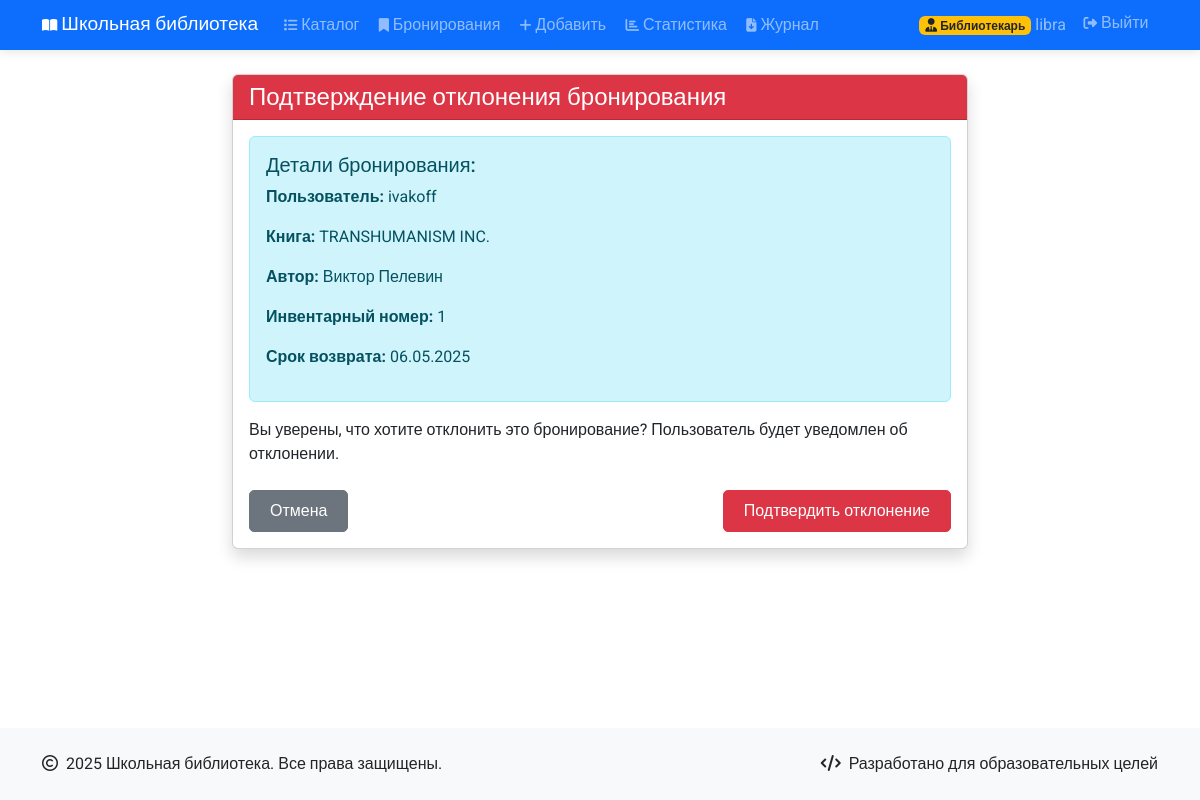
Page /library/reservations/1/reject/ (signed in) on the committed database.
### library/models.py (models this page shows, shortened)
class CustomUser(AbstractUser):
    USER_TYPE_CHOICES = (
        ('student', 'Ученик'),
        ('teacher', 'Учитель'),
        ('librarian', 'Библиотекарь'),
    )
    user_type = models.CharField(max_length=10, choices=USER_TYPE_CHOICES)
    grade = models.IntegerField(null=True, blank=True)
    identification_document = models.OneToOneField(
        IdentificationDocument,
        on_delete=models.SET_NULL,
        null=True,
        blank=True,
        verbose_name="Удостоверение"
    )

class Reservation(models.Model):
    STATUS_CHOICES = (
        ('pending', 'На рассмотрении'),
        ('approved', 'Одобрено'),
        ('rejected', 'Отклонено'),
        ('returned', 'Возвращено'),
    )
    user = models.ForeignKey(CustomUser, on_delete=models.CASCADE, verbose_name="Пользователь")
    book_copy = models.ForeignKey(BookCopy, on_delete=models.CASCADE, verbose_name="Экземпляр книги")
    reserved_at = models.DateTimeField(auto_now_add=True, verbose_name="Дата бронирования")
    due_date = models.DateField(verbose_name="Срок возврата")
    returned_at = models.DateTimeField(null=True, blank=True, verbose_name="Дата возврата")
    status = models.CharField(max_length=10, choices=STATUS_CHOICES, default='pending', verbose_name="Статус бронирования")
    class Meta:
        verbose_name = "Бронирование"
        verbose_name_plural = "Бронирования"
        ordering = ['-reserved_at']

class BookCopy(models.Model):
    book = models.ForeignKey(Book, on_delete=models.CASCADE, related_name="copies", verbose_name="Книга")
    inventory_number = models.CharField(max_length=50, unique=True, verbose_name="Инвентарный номер")
    is_available = models.BooleanField(default=True, verbose_name="Доступна")
    class Meta:
        verbose_name = "Экземпляр книги"
        verbose_name_plural = "Экземпляры книг"

class Book(models.Model):
    title = models.CharField(max_length=200, verbose_name="Название книги")
    author = models.ForeignKey(Author, on_delete=models.CASCADE, verbose_name="Автор")
    subject = models.ForeignKey(Subject, on_delete=models.CASCADE, verbose_name="Предмет")
    grade = models.IntegerField(verbose_name="Класс")
    book_file = models.FileField(
        upload_to=f'{settings.BOOKS_DIR}/%Y/%m/',
        validators=[FileExtensionValidator(allowed_extensions=settings.ALLOWED_BOOK_FORMATS)],
        verbose_name="Файл книги",
        null=True,
        blank=True
    )
    cover = models.ImageField(
        upload_to=f'{settings.COVERS_DIR}/%Y/%m/',
        validators=[FileExtensionValidator(allowed_extensions=settings.ALLOWED_IMAGE_FORMATS)],
        verbose_name="Обложка книги",
        null=True,
        blank=True
    )
    excerpt = models.FileField(
        upload_to=f'{settings.EXCERPTS_DIR}/%Y/%m/',
        validators=[FileExtensionValidator(allowed_extensions=['pdf'])],
        verbose_name="Отрывок книги",
        null=True,
        blank=True
    )
    created_at = models.DateTimeField(auto_now_add=True, verbose_name="Дата добавления")
    updated_at = models.DateTimeField(auto_now=True, verbose_name="Дата обновления")
    class Meta:
        verbose_name = "Книга"
        verbose_name_plural = "Книги"
        ordering = ['-created_at']

class Author(models.Model):
    name = models.CharField(max_length=200, verbose_name="Имя автора")
    class Meta:
        verbose_name = "Автор"
        verbose_name_plural = "Авторы"

### library/views.py (the view, shortened to what this page needs)
# urls.py: path('reservations/<int:reservation_id>/reject/', views.reject_reservation, name='reject-reservation'),
@login_required
@user_passes_test(is_librarian)
def reject_reservation(request, reservation_id):
    reservation = get_object_or_404(Reservation, id=reservation_id)
    return render(request, 'library/reject_reservation_confirm.html', {'reservation': reservation})

### library/views.py (called while the page is built)
def is_librarian(user):
    return user.is_authenticated and user.user_type == 'librarian'

### templates/library/reject_reservation_confirm.html (shortened to what this page needs)
{% extends 'base.html' %}
{% block content %}
<div class="row justify-content-center">
    <div class="col-md-8">
        <div class="card shadow">
            <div class="card-header bg-danger text-white">
                <h2 class="mb-0 fs-4">Подтверждение отклонения бронирования</h2>
            </div>
            <div class="card-body">
                <div class="alert alert-info">
                    <h5>Детали бронирования:</h5>
                    <p><strong>Пользователь:</strong> {{ reservation.user.username }}</p>
                    <p><strong>Книга:</strong> {{ reservation.book_copy.book.title }}</p>
                    <p><strong>Автор:</strong> {{ reservation.book_copy.book.author.name }}</p>
                    <p><strong>Инвентарный номер:</strong> {{ reservation.book_copy.inventory_number }}</p>
                    <p><strong>Срок возврата:</strong> {{ reservation.due_date|date:"d.m.Y" }}</p>
                </div>
                <p>Вы уверены, что хотите отклонить это бронирование? Пользователь будет уведомлен об отклонении.</p>
                <form method="post">
                    <div class="d-flex justify-content-between mt-4">
                        <a href="{% url 'reservation-list' %}" class="btn btn-secondary">Отмена</a>
                        <button type="submit" class="btn btn-danger">Подтвердить отклонение</button>
                    </div>
                </form>
            </div>
        </div>
    </div>
</div>
{% endblock %}

### templates/base.html (shortened to what this page needs)
{% load static %}
<!DOCTYPE html>
<html lang="ru">
<head>
    <link href="https://cdn.jsdelivr.net/npm/bootstrap@5.3.0-alpha1/dist/css/bootstrap.min.css" rel="stylesheet">
    <link href="https://cdnjs.cloudflare.com/ajax/libs/font-awesome/6.4.0/css/all.min.css" rel="stylesheet">
    <link rel="stylesheet" href="{% static 'css/custom.css' %}">
</head>
<body>
    <nav class="navbar navbar-expand-lg navbar-dark bg-primary">
        <div class="container">
            <a class="navbar-brand" href="{% url 'index' %}">
                <i class="fas fa-book-open me-1"></i>Школьная библиотека
            </a>
            <div class="collapse navbar-collapse" id="navbarNav">
                <ul class="navbar-nav me-auto">
                    <li class="nav-item">
                        <a class="nav-link" href="{% url 'book-list' %}">
                            <i class="fas fa-list me-1"></i>Каталог
                        </a>
                    </li>
                    {% if user.is_authenticated %}
                        {% if user.user_type == 'librarian' %}
                            <li class="nav-item">
                                <a class="nav-link" href="{% url 'reservation-list' %}">
                                    <i class="fas fa-bookmark me-1"></i>Бронирования
                                </a>
                            </li>
                            <li class="nav-item">
                                <a class="nav-link" href="{% url 'book-create' %}">
                                    <i class="fas fa-plus me-1"></i>Добавить
                                </a>
                            </li>
                            <li class="nav-item">
                                <a class="nav-link" href="{% url 'borrowing-stats' %}">
                                    <i class="fas fa-chart-bar me-1"></i>Статистика
                                </a>
                            </li>
                            <li class="nav-item">
                                <a class="nav-link" href="{% url 'download-logs' %}">
                                    <i class="fas fa-file-download me-1"></i>Журнал
                                </a>
                            </li>
                        {% else %}
                            <li class="nav-item">
                                <a class="nav-link" href="{% url 'my-reservations' %}">
                                    <i class="fas fa-bookmark me-1"></i>Мои бронирования
                                </a>
                            </li>
                        {% endif %}
                    {% endif %}
                </ul>
                <div class="navbar-nav">
                    {% if user.is_authenticated %}
                        <span class="navbar-text me-2">
                            {% if user.user_type == 'librarian' %}
                                <span class="badge bg-warning text-dark">
                                    <i class="fas fa-user-tie"></i> Библиотекарь
                                </span>
                            {% elif user.user_type == 'teacher' %}
                                <span class="badge bg-info">
                                    <i class="fas fa-chalkboard-teacher"></i> Учитель
                                </span>
                            {% else %}
                                <span class="badge bg-secondary">
                                    <i class="fas fa-user-graduate"></i> Ученик
                                </span>
                            {% endif %}
                            {{ user.username }}
                        </span>
                        <form action="{% url 'logout' %}" method="post" style="display: inline;">
                            <button type="submit" class="nav-link" style="background: none; border: none; cursor: pointer; padding: 0;">
                            <i class="fas fa-sign-out-alt"></i> Выйти
                            </button>
                        </form>
                    {% endif %}
                </div>
            </div>
        </div>
    </nav>
    <main class="container py-4">
        {% block content %}{% endblock %}
    </main>
    <footer class="bg-light py-4">
        <div class="container">
            <div class="row">
                <div class="col-md-6">
                    <p class="mb-0"><i class="far fa-copyright me-2"></i>2025 Школьная библиотека. Все права защищены.</p>
                </div>
                <div class="col-md-6 text-md-end">
                    <p class="mb-0"><i class="fas fa-code me-2"></i>Разработано для образовательных целей</p>
                </div>
            </div>
        </div>
    </footer>
</body>
</html>

### static/css/custom.css (style rules this page uses)
html, body { height: 100%; margin: 0; }
body { font-family: 'Roboto', sans-serif; min-height: 100vh; display: flex; flex-direction: column; }
main.container { flex: 1 0 auto; padding-bottom: 2rem; }
footer { padding: 1rem; background-color: #f8f9fa; margin-top: auto; }
.navbar { padding: 0.3rem 0.5rem; box-shadow: 0 2px 10px rgba(0, 0, 0, 0.1); }
.navbar-brand { font-size: 1.2rem; font-weight: 500; }
.navbar .nav-link { font-size: 1rem; padding: 0.4rem 0.6rem !important; }
.navbar .fas, .navbar .far { font-size: 0.85rem; }
.navbar-text { font-size: 1rem; }
.badge { font-size: 75%; padding: 0.2em 0.5em; }
.btn { border-radius: 5px; padding: 0.5rem 1.25rem; font-weight: 500; transition: all 0.2s; }

### rows in the picture
CustomUser: username "libra"
Reservation: user.username "ivakoff", book_copy.book "TRANSHUMANISM INC.", book_copy.book.author.name "Виктор Пелевин", book_copy.inventory_number "1", due_date "06.05.2025"
